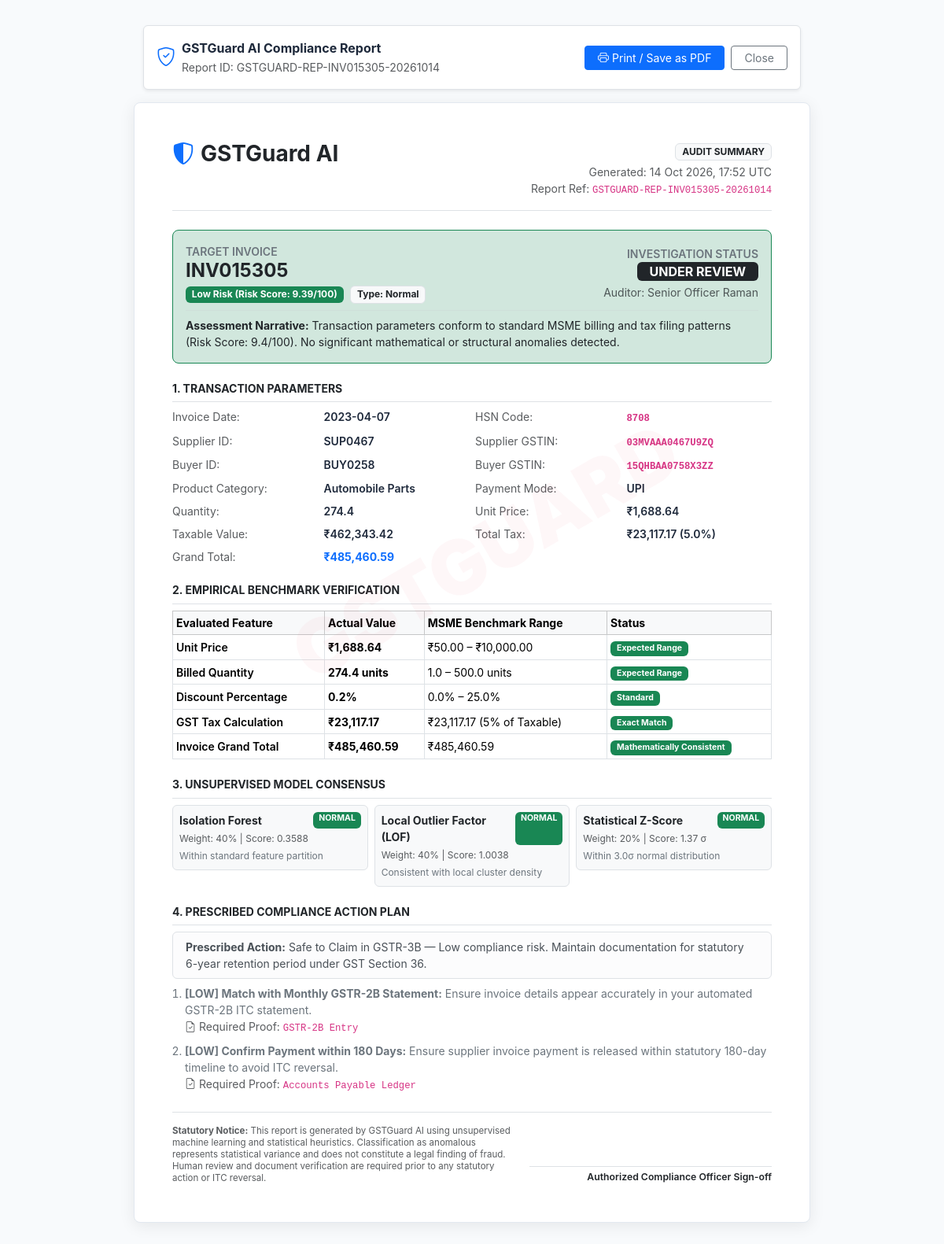
The page /invoice/INV015305/report on the database its author committed.
### database/models.py (models this page shows)
class Analysis(Base):
    __tablename__ = "analysis"
    invoice_no        = Column(String(50), ForeignKey("invoices.invoice_no"), primary_key=True, index=True)
    isolation_score   = Column(Float, nullable=False)
    isolation_anomaly = Column(Integer, nullable=False)   # 1 if anomalous, 0 if normal
    lof_score         = Column(Float, nullable=False)
    lof_anomaly       = Column(Integer, nullable=False)   # 1 if anomalous, 0 if normal
    max_abs_zscore    = Column(Float, nullable=False)
    zscore_anomaly    = Column(Integer, nullable=False)   # 1 if anomalous, 0 if normal
    risk_score        = Column(Float, nullable=False, index=True) # 0.0 to 100.0
    risk_level        = Column(String(20), nullable=False, index=True)  # Low Risk, Medium Risk, High Risk
    anomaly_type      = Column(String(100), default="Normal", index=True)
    explanation       = Column(Text)
    invoice = relationship("Invoice", back_populates="analysis")
    def to_dict(self):
        return {
            "invoice_no": self.invoice_no,
            "isolation_score": self.isolation_score,
            "isolation_anomaly": self.isolation_anomaly,
            "lof_score": self.lof_score,
            "lof_anomaly": self.lof_anomaly,
            "max_abs_zscore": self.max_abs_zscore,
            "zscore_anomaly": self.zscore_anomaly,
            "risk_score": self.risk_score,
            "risk_level": self.risk_level,
            "anomaly_type": self.anomaly_type,
            "explanation": self.explanation
        }

class Investigation(Base):
    __tablename__ = "investigations"
    id           = Column(Integer, primary_key=True, autoincrement=True)
    invoice_no   = Column(String(50), ForeignKey("invoices.invoice_no"), unique=True, index=True, nullable=False)
    status       = Column(String(30), default="NEW", nullable=False, index=True)
    assigned_to  = Column(String(100), default="Unassigned")
    notes        = Column(Text, default="")
    updated_at   = Column(String(30), default=lambda: datetime.now(timezone.utc).strftime("%Y-%m-%d %H:%M:%S"))
    invoice = relationship("Invoice", back_populates="investigation")
    def to_dict(self):
        return {
            "id": self.id,
            "invoice_no": self.invoice_no,
            "status": self.status,
            "assigned_to": self.assigned_to,
            "notes": self.notes,
            "updated_at": self.updated_at
        }

class Invoice(Base):
    __tablename__ = "invoices"
    invoice_no          = Column(String(50), primary_key=True, index=True)
    invoice_date        = Column(String(20), index=True)
    supplier_id         = Column(String(50), index=True)
    supplier_gstin      = Column(String(20), index=True)
    buyer_id            = Column(String(50), index=True)
    buyer_gstin         = Column(String(20), index=True)
    product_category    = Column(String(100), index=True)
    hsn_code            = Column(String(20))
    quantity            = Column(Float, nullable=False)
    unit_price          = Column(Float, nullable=False)
    discount_percentage = Column(Float, default=0.0)
    discount_amount     = Column(Float, default=0.0)
    taxable_value       = Column(Float, nullable=False)
    gst_rate            = Column(Float, nullable=False)
    cgst                = Column(Float, default=0.0)
    sgst                = Column(Float, default=0.0)
    igst                = Column(Float, default=0.0)
    cess_rate           = Column(Float, default=0.0)
    cess_amount         = Column(Float, default=0.0)
    total_tax           = Column(Float, nullable=False)
    total_amount        = Column(Float, nullable=False)
    payment_method      = Column(String(50))
    analysis = relationship("Analysis", back_populates="invoice", uselist=False, cascade="all, delete-orphan")
    investigation = relationship("Investigation", back_populates="invoice", uselist=False, cascade="all, delete-orphan")
    def to_dict(self):
        return {
            "invoice_no": self.invoice_no,
            "invoice_date": self.invoice_date,
            "supplier_id": self.supplier_id,
            "supplier_gstin": self.supplier_gstin,
            "buyer_id": self.buyer_id,
            "buyer_gstin": self.buyer_gstin,
            "product_category": self.product_category,
            "hsn_code": self.hsn_code,
            "quantity": self.quantity,
            "unit_price": self.unit_price,
            "discount_percentage": self.discount_percentage,
            "discount_amount": self.discount_amount,
            "taxable_value": self.taxable_value,
            "gst_rate": self.gst_rate,
            "cgst": self.cgst,
            "sgst": self.sgst,
            "igst": self.igst,
            "cess_rate": self.cess_rate,
            "cess_amount": self.cess_amount,
            "total_tax": self.total_tax,
            "total_amount": self.total_amount,
            "payment_method": self.payment_method
        }

### routes/invoice_routes.py (the view)
@invoice_bp.route("/invoice/<path:invoice_no>/report")
@invoice_bp.route("/invoice/<invoice_no>/report")
def invoice_report_view(invoice_no):
    invoice = get_invoice_by_no(invoice_no)
    if not invoice:
        abort(404, description=f"Invoice '{invoice_no}' not found for report generation.")
    report_data = generate_invoice_report_data(invoice)
    return render_template("invoice_report.html", report=report_data)

### templates/invoice_report.html (shortened to what this page needs)
<!DOCTYPE html>
<html lang="en">
<head>
  <link
    rel="stylesheet"
    href="https://cdn.jsdelivr.net/npm/bootstrap@5.3.3/dist/css/bootstrap.min.css"
  />
  <link
    rel="stylesheet"
    href="https://cdn.jsdelivr.net/npm/bootstrap-icons@1.11.3/font/bootstrap-icons.min.css"
  />
</head>
<body>
  <div class="container mb-3 no-print" style="max-width: 860px;">
    <div class="d-flex justify-content-between align-items-center bg-white p-3 rounded shadow-sm border">
      <div class="d-flex align-items-center gap-2">
        <i class="bi bi-shield-check text-primary fs-4"></i>
        <div>
          <strong class="d-block">GSTGuard AI Compliance Report</strong>
          <small class="text-muted">Report ID: {{ report.report_id }}</small>
        </div>
      </div>
      <div class="d-flex gap-2">
        <button onclick="window.print()" class="btn btn-primary btn-sm px-3">
          <i class="bi bi-printer me-1"></i>Print / Save as PDF
        </button>
        <button onclick="window.close()" class="btn btn-outline-secondary btn-sm px-3">
          Close
        </button>
      </div>
    </div>
  </div>
  <div class="report-sheet position-relative">
    <div class="watermark">GSTGUARD</div>
    <div class="d-flex justify-content-between align-items-start border-bottom pb-3 mb-4">
      <div>
        <h3 class="fw-bold text-dark mb-0 d-flex align-items-center gap-2">
          <i class="bi bi-shield-shaded text-primary"></i>
          <span>GSTGuard AI</span>
        </h3>
      </div>
      <div class="text-end">
        <div class="badge bg-light text-dark border px-2 py-1 mb-1">AUDIT SUMMARY</div>
        <div class="small text-muted">Generated: {{ report.generated_at }}</div>
        <div class="small text-muted">Report Ref: <code>{{ report.report_id }}</code></div>
      </div>
    </div>
    <div class="p-3 rounded-3 mb-4 border {% if report.invoice.risk_score >= 70 %}border-danger bg-danger-subtle{% elif report.invoice.risk_score >= 40 %}border-warning bg-warning-subtle{% else %}border-success bg-success-subtle{% endif %}">
      <div class="d-flex justify-content-between align-items-center flex-wrap gap-2">
        <div>
          <div class="small fw-semibold text-uppercase text-secondary">Target Invoice</div>
          <h4 class="fw-bold mb-0 text-dark">{{ report.invoice.invoice_no }}</h4>
          <span class="badge {% if report.invoice.risk_score >= 70 %}bg-danger{% elif report.invoice.risk_score >= 40 %}bg-warning text-dark{% else %}bg-success{% endif %} mt-1">
            {{ report.invoice.risk_level }} (Risk Score: {{ report.invoice.risk_score }}/100)
          </span>
          <span class="badge bg-light text-dark border ms-1 mt-1">
            Type: {{ report.invoice.anomaly_type }}
          </span>
        </div>
        <div class="text-end">
          <div class="small fw-semibold text-uppercase text-secondary">Investigation Status</div>
          <span class="badge bg-dark fs-6 px-3 py-1">{{ report.status }}</span>
          <div class="small text-muted mt-1">Auditor: {{ report.auditor }}</div>
        </div>
      </div>
      <hr class="my-2 border-secondary-subtle">
      <div class="small text-dark mt-2">
        <strong>Assessment Narrative:</strong> {{ report.explanation.summary }}
      </div>
    </div>
    <div class="mb-4">
      <h6 class="fw-bold text-dark text-uppercase small border-bottom pb-2">1. Transaction Parameters</h6>
      <div class="row g-2 small">
        <div class="col-6 col-md-3 text-muted">Invoice Date:</div>
        <div class="col-6 col-md-3 fw-semibold">{{ report.invoice.invoice_date }}</div>
        <div class="col-6 col-md-3 text-muted">HSN Code:</div>
        <div class="col-6 col-md-3 fw-semibold"><code>{{ report.invoice.hsn_code }}</code></div>
        <div class="col-6 col-md-3 text-muted">Supplier ID:</div>
        <div class="col-6 col-md-3 fw-semibold">{{ report.invoice.supplier_id }}</div>
        <div class="col-6 col-md-3 text-muted">Supplier GSTIN:</div>
        <div class="col-6 col-md-3 fw-semibold"><code>{{ report.invoice.supplier_gstin }}</code></div>
        <div class="col-6 col-md-3 text-muted">Buyer ID:</div>
        <div class="col-6 col-md-3 fw-semibold">{{ report.invoice.buyer_id }}</div>
        <div class="col-6 col-md-3 text-muted">Buyer GSTIN:</div>
        <div class="col-6 col-md-3 fw-semibold"><code>{{ report.invoice.buyer_gstin }}</code></div>
        <div class="col-6 col-md-3 text-muted">Product Category:</div>
        <div class="col-6 col-md-3 fw-semibold">{{ report.invoice.product_category }}</div>
        <div class="col-6 col-md-3 text-muted">Payment Mode:</div>
        <div class="col-6 col-md-3 fw-semibold">{{ report.invoice.payment_method }}</div>
        <div class="col-6 col-md-3 text-muted">Quantity:</div>
        <div class="col-6 col-md-3 fw-semibold">{{ "{:,.1f}".format(report.invoice.quantity) }}</div>
        <div class="col-6 col-md-3 text-muted">Unit Price:</div>
        <div class="col-6 col-md-3 fw-semibold">₹{{ "{:,.2f}".format(report.invoice.unit_price) }}</div>
        <div class="col-6 col-md-3 text-muted">Taxable Value:</div>
        <div class="col-6 col-md-3 fw-semibold">₹{{ "{:,.2f}".format(report.invoice.taxable_value) }}</div>
        <div class="col-6 col-md-3 text-muted">Total Tax:</div>
        <div class="col-6 col-md-3 fw-semibold">₹{{ "{:,.2f}".format(report.invoice.total_tax) }} ({{ report.invoice.gst_rate }}%)</div>
        <div class="col-6 col-md-3 text-muted">Grand Total:</div>
        <div class="col-6 col-md-3 fw-bold text-primary">₹{{ "{:,.2f}".format(report.invoice.total_amount) }}</div>
      </div>
    </div>
    <div class="mb-4">
      <h6 class="fw-bold text-dark text-uppercase small border-bottom pb-2">2. Empirical Benchmark Verification</h6>
      <table class="table table-sm table-bordered small align-middle mb-0">
        <thead class="table-light">
          <tr>
            <th>Evaluated Feature</th>
            <th>Actual Value</th>
            <th>MSME Benchmark Range</th>
            <th>Status</th>
          </tr>
        </thead>
        <tbody>
          {% for e in report.explanation.evidence %}
          <tr>
            <td class="fw-semibold">{{ e.feature }}</td>
            <td class="fw-bold">{{ e.actual }}</td>
            <td>{{ e.benchmark }}</td>
            <td>
              <span class="badge bg-{{ e.badge_class }} py-1 px-2">{{ e.status_label }}</span>
            </td>
          </tr>
          {% endfor %}
        </tbody>
      </table>
    </div>
    <div class="mb-4">
      <h6 class="fw-bold text-dark text-uppercase small border-bottom pb-2">3. Unsupervised Model Consensus</h6>
      <div class="row g-2 small">
        {% for m in report.explanation.models %}
        <div class="col-md-4">
          <div class="p-2 border rounded bg-light">
            <div class="d-flex justify-content-between mb-1">
              <strong class="text-dark">{{ m.name }}</strong>
              <span class="badge bg-{{ m.badge_class }}">{% if m.flagged %}FLAGGED{% else %}NORMAL{% endif %}</span>
            </div>
            <div class="text-muted" style="font-size:0.75rem;">Weight: {{ m.contribution_weight }} | Score: {{ m.raw_score }}</div>
            <div class="text-secondary mt-1" style="font-size:0.75rem;">{{ m.assessment }}</div>
          </div>
        </div>
        {% endfor %}
      </div>
    </div>
    <div class="mb-4">
      <h6 class="fw-bold text-dark text-uppercase small border-bottom pb-2">4. Prescribed Compliance Action Plan</h6>
      <div class="alert alert-light border small py-2 mb-2">
        <strong>Prescribed Action:</strong> {{ report.recommendations.workflow_label }} &mdash; {{ report.recommendations.risk_impact }}
      </div>
      <ol class="small text-secondary mb-0 ps-3">
        {% for act in report.recommendations.actions %}
        <li class="mb-2">
          <strong>[{{ act.priority }}] {{ act.action }}:</strong> {{ act.detail }}<br>
          <span class="text-muted"><i class="bi bi-file-earmark-check me-1"></i>Required Proof: <code>{{ act.doc_required }}</code></span>
        </li>
        {% endfor %}
      </ol>
    </div>
    <div class="border-top pt-3 mt-4">
      <div class="row align-items-end g-3 small">
        <div class="col-7 text-muted" style="font-size:0.72rem; line-height: 1.3;">
          <strong>Statutory Notice:</strong> This report is generated by GSTGuard AI using unsupervised machine learning and statistical heuristics.
          Classification as anomalous represents statistical variance and does not constitute a legal finding of fraud.
          Human review and document verification are required prior to any statutory action or ITC reversal.
        </div>
        <div class="col-5 text-end">
          <div class="border-bottom pb-4 mb-1 text-muted" style="height: 40px;"></div>
          <div class="small fw-semibold text-dark">Authorized Compliance Officer Sign-off</div>
        </div>
      </div>
    </div>
  </div>
</body>
</html>

### rows shown on the page
Analysis: invoice.invoice_no "INV015305", invoice.risk_level "Low Risk", invoice.risk_score "9.39", invoice.anomaly_type "Normal"
Investigation: status "UNDER REVIEW", auditor "Senior Officer Raman"
Invoice: invoice.invoice_date "2023-04-07", invoice.hsn_code "8708", invoice.supplier_id "SUP0467", invoice.supplier_gstin "03MVAAA0467U9ZQ", invoice.buyer_id "BUY0258", invoice.buyer_gstin "15QHBAA0758X3ZZ", invoice.product_category "Automobile Parts", invoice.payment_method "UPI", invoice.quantity "274.4", invoice.unit_price "1,688.64", invoice.taxable_value "462,343.42", invoice.total_tax "23,117.17", invoice.gst_rate "5.0", invoice.total_amount "485,460.59"

### other values the page prints
{{ report.report_id }} "GSTGUARD-REP-INV015305-20261014"
{{ report.generated_at }} "14 Oct 2026, 17:52 UTC"
{{ report.explanation.summary }} "Transaction parameters conform to standard MSME billing and tax filing patterns (Risk Score: 9.4/100). No significant mathematical or structural anomalies detected."
{{ e.feature }} "Unit Price" "Billed Quantity" "Discount Percentage" "GST Tax Calculation" "Invoice Grand Total"
{{ e.actual }} "₹1,688.64" "274.4 units" "0.2%" "₹23,117.17" "₹485,460.59"
{{ e.benchmark }} "₹50.00 – ₹10,000.00" "1.0 – 500.0 units" "0.0% – 25.0%" "₹23,117.17 (5% of Taxable)" "₹485,460.59"
{{ e.status_label }} "Expected Range" "Expected Range" "Standard" "Exact Match" "Mathematically Consistent"
{{ m.name }} "Isolation Forest" "Local Outlier Factor (LOF)" "Statistical Z-Score"
{{ m.contribution_weight }} "40%" "40%" "20%"
{{ m.raw_score }} "0.3588" "1.0038" "1.37 σ"
{{ m.assessment }} "Within standard feature partition" "Consistent with local cluster density" "Within 3.0σ normal distribution"
{{ report.recommendations.workflow_label }} "Safe to Claim in GSTR-3B"
{{ report.recommendations.risk_impact }} "Low compliance risk. Maintain documentation for statutory 6-year retention period under GST Section 36."
{{ act.priority }} "LOW" "LOW"
{{ act.action }} "Match with Monthly GSTR-2B Statement" "Confirm Payment within 180 Days"
